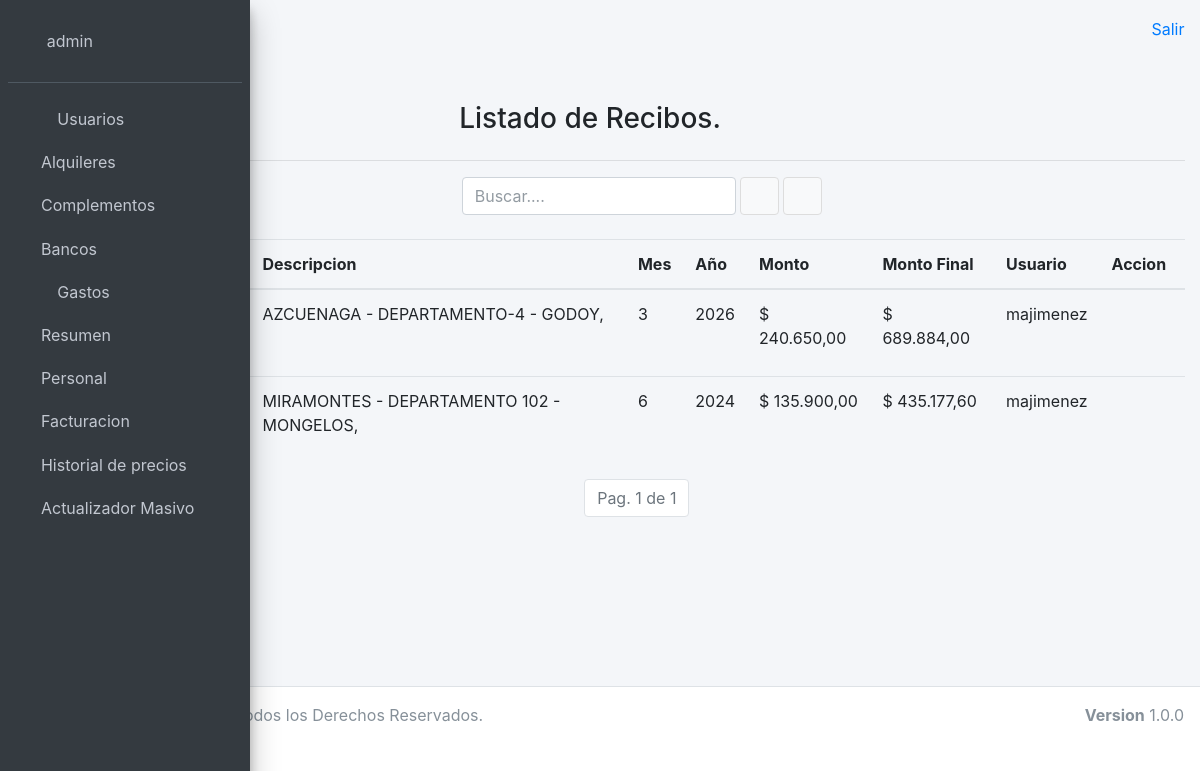
The app's page /alquileres/recibo/listado/ (signed in) with its own data.
### usuariosadm/models.py (models this page shows)
class UserAdm(AbstractUser):
    observacion = models.TextField(max_length=500, blank=True)

### alquileres/models.py (models this page shows, shortened)
class Recibo(models.Model):
    fecha = models.DateField(null=False, blank=False)
    departamento = models.ForeignKey(
        Departamento,
        on_delete=models.CASCADE,
        null=False,
        blank=False
    )
    mes = models.IntegerField(choices=MESES)
    anio = models.IntegerField(choices=ANIOS)
    monto_calculado = models.DecimalField(
        decimal_places=2,
        max_digits=10,
        null=True,
        blank=True
    )
    usuario = models.ForeignKey(UserAdm, on_delete=models.CASCADE)
    class Meta:
        verbose_name_plural = "Recibos"

class Departamento(models.Model):
    edificio = models.ForeignKey(
        Edificio,
        on_delete=models.CASCADE,
        null=False,
        blank=False
    )
    descripcion = models.CharField(max_length=250, unique=True)
    inquilinoapellido = models.CharField(max_length=150)
    inquilinonombre = models.CharField(max_length=150)
    inquilinodni = models.IntegerField()
    monto = models.DecimalField(
        max_digits=10,
        decimal_places=2,
        null=True,
        blank=False)
    usuario = models.ForeignKey(UserAdm, on_delete=models.CASCADE)
    class Meta:
        verbose_name_plural = "Detarpamentos"

class Edificio(models.Model):
    descripcion = models.CharField(max_length=250, unique=True)
    direccion = models.CharField(max_length=250, null=True, blank=True)
    dialimite = models.IntegerField(blank=False, null=False)
    interespordia = models.DecimalField(
        decimal_places=2,
        max_digits=10,
        blank=False, null=False)
    usuario = models.ForeignKey(UserAdm, on_delete=models.CASCADE)
    class Meta:
        verbose_name_plural = "Edificios"

### alquileres/views.py (the view)
# urls.py: path('recibo/listado/', listadorecibo, name='listadodepartamento'),
@login_required(login_url='/login')
def listadorecibo(request):
    if "txtBuscar" in request.GET:
        parametro = request.GET.get('txtBuscar')
        recibos = Recibo.objects.filter(
            Q(pk__icontains=parametro) |
            Q(departamento__descripcion__icontains=parametro)
        ).order_by('-fecha')
    else:
        recibos = Recibo.objects.all().order_by('-fecha')
    paginador = Paginator(recibos, 20)
    if "page" in request.GET:
        page = request.GET.get('page')
    else:
        page = 1
    resultados = paginador.get_page(page)
    return render(
        request,
        'alquileres/recibo_list.html',
        {
            'resultados': resultados
        })

### templates/alquileres/recibo_list.html (shortened to what this page needs)
{% extends 'base.html' %}
{% load humanize %}
{% block content %}
    <div class="container">
        <br>
        <div class="row">
            <div class="col-sm-4"></div>
            <div class="col-sm-4">
                <h3> Listado de Recibos. </h3>
            </div>
            <div class="col-sm-4"></div>
        </div>
        <hr>
        <form action="/alquileres/recibo/listado" method="GET">
            <div class="form-inline">
                <div class="col-8">
                    <input class="form-control" id="txtBuscar" name="txtBuscar" placeholder="Buscar....">
                    <button type="submit" class="btn btn-default" title="Buscar!">
                        <i class="fas fa-search"></i>
                    </button>
                    <button type="button" class="btn btn-default" title="Nuevo Recibo" onclick="location.href='/alquileres/recibo/nuevo'">
                        <i class="fas fa-plus"></i>
                    </button>
                </div>
            </div>
            <br>
            <table class="table table-hover">
                <thead>
                    <tr>
                        <th>Nro</th>
                        <th>Fecha</th>
                        <th>Descripcion</th>
			            <th>Mes</th>
			            <th>Año</th>
                        <th>Monto</th>
                        <th>Monto Final</th>
                        <th>Usuario</th>
                        <th>Accion</th>
                    </tr>
                </thead>
                <tbody>
                    {% for resultado in resultados %}
                    <tr>
                        <td>{{ resultado.pk }}  </td>
                        <td>{{ resultado.fecha| date:"d-m-Y" }}  </td>
                        <td>
                            {{ resultado.departamento.edificio.descripcion.upper }} -
                            {{ resultado.departamento.descripcion.upper }} -
                            {{ resultado.departamento.inquilinoapellido.upper }}, {{ resultado.departamento.inquinilinonombre.upper }}
                        </td>
			<td> {{resultado.mes}} </td>
			<td> {{resultado.anio}} </td>
                        <td>$ {{ resultado.departamento.monto | intcomma }}  </td>
                        <td>$ {{ resultado.monto_calculado | intcomma }}  </td>
                        <td>{{ resultado.usuario }}</td>
                        <td>
                            <button type="button" class="btn btn-link btn-sm" onclick="location.href='/alquileres/recibo/edit/' + {{ resultado.pk }}">
                                <i class="fas fa-pencil-alt"></i>
                            </button>
                            <button type="button" class="btn btn-link btn-sm" onclick="abrirVentanaNueva({{resultado.pk}})">
                                <i class="fas fa-print"></i>
                            </button>
                        </td>
                    </tr>
                    {% endfor %}
                </tbody>
            </table>
            <nav aria-label="Page navigation">
                <ul class="pagination justify-content-center">
                    <li class="page-item disabled">
                        <a class="page-link">
                            Pag. {{ resultados.number }} de {{ resultados.paginator.num_pages }}
                        </a>
                    </li>
                </ul>
            </nav>
        </form>
    </div>
{% endblock %}

### templates/base.html (shortened to what this page needs)
{% load static %}
<!DOCTYPE html>
<html>
<head>
  <link rel="stylesheet" href="{% static 'plugins/fontawesome-free/css/all.min.css'%}">
  <link rel="stylesheet" href="{% static 'dist/css/ionicons.min.css'%}">
  <link rel="stylesheet" href="{% static 'plugins/sweetalert2-theme-bootstrap-4/bootstrap-4.min.css'%}">
  <link rel="stylesheet" href="{% static 'plugins/icheck-bootstrap/icheck-bootstrap.min.css'%}">
  <link rel="stylesheet" href="{% static 'plugins/jqvmap/jqvmap.min.css'%}">
  <link rel="stylesheet" href="{% static 'dist/css/adminlte.min.css'%}">
  <link rel="stylesheet" href="{% static 'plugins/overlayScrollbars/css/OverlayScrollbars.min.css'%}">
  <link rel="stylesheet" href="{% static 'plugins/daterangepicker/daterangepicker.css'%}">
  <link rel="stylesheet" href="{% static 'plugins/summernote/summernote-bs4.css'%}">
  <link rel="stylesheet" href="{% static 'plugins/select2/css/select2.min.css'%}">
  <link rel="stylesheet" href="{% static 'plugins/fullcalendar/main.min.css' %}">
  <link rel="stylesheet" href="{% static 'plugins/fullcalendar-daygrid/main.min.css' %}">
  <link rel="stylesheet" href="{% static 'plugins/fullcalendar-timegrid/main.min.css' %}">
  <link rel="stylesheet" href="{% static 'plugins/fullcalendar-bootstrap/main.min.css' %}">
  <link rel="stylesheet" href="{% static 'plugins/jquery-ui/jquery-ui.min.css' %}">
  <link rel="stylesheet" href="{% static 'plugins/tempusdominus-bootstrap-4/css/tempusdominus-bootstrap-4.min.css'%}">
</head>
<body class="hold-transition sidebar-mini layout-fixed sidebar-collapse">
<div class="wrapper">
  <aside class="main-sidebar sidebar-dark-primary elevation-4">
    <div class="sidebar">
      <div class="user-panel mt-3 pb-3 mb-3 d-flex">
        <div class="image">
        </div>
        {% if user.is_authenticated %}
          <div class="info">
            <a class="nav-link" href="/user/changepassword" tabindex="-1" aria-disabled="true">{{ user.get_username }}</a>
          </div>
        {% endif %}
      </div>
      <nav class="mt-2">
        <ul class="nav nav-pills nav-sidebar flex-column" data-widget="treeview" role="menu" data-accordion="false">
        {% if user.is_superuser %}
          <li class="nav-item has-treeview">
            <a href="#" class="nav-link">
              <i class="nav-icon fas fa-user"></i>
              <p>
                Usuarios
                <i class="fas fa-angle-left right"></i>
              </p>
            </a>
          </li>
        {% endif %}
        <li class="nav-item has-treeview">
          <a href="#" class="nav-link">
            <i class="fas fa-hotel"></i>
            <p>
              Alquileres
              <i class="fas fa-angle-left right"></i>
            </p>
          </a>
        </li>
        <li class="nav-item has-treeview">
          <a href="#" class="nav-link">
            <i class="fas fa-cog"></i>
            <p>
              Complementos
              <i class="fas fa-angle-left right"></i>
            </p>
          </a>
        </li>
        <li class="nav-item has-treeview">
          <a href="/bancos/listado" class="nav-link">
            <i class="fas fa-piggy-bank"></i>
            <p>
              Bancos
            </p>
          </a>
        </li>
          <li class="nav-item has-treeview">
            <a href="#" class="nav-link">
              <i class="nav-icon fas fa-dollar-sign"></i>
              <p>
                Gastos
                <i class="fas fa-angle-left right"></i>
              </p>
            </a>
          </li>
          <li class="nav-item has-treeview">
            <a href="#" class="nav-link">
              <i class="far fa-file-alt"></i>
              <p>
                Resumen
                <i class="fas fa-angle-left right"></i>
              </p>
            </a>
          </li>
          <li class="nav-item has-treeview">
            <a href="#" class="nav-link">
              <i class="fas fa-user-tag"></i>
              <p>
                Personal
                <i class="fas fa-angle-left right"></i>
              </p>
            </a>
          </li>
          <li class="nav-item has-treeview">
            <a href="#" class="nav-link">
              <i class="fas fa-hand-holding-usd"></i>
              <p>
                Facturacion
                <i class="fas fa-angle-left right"></i>
              </p>
            </a>
          </li>
          <li class="nav-item has-treeview">
            <a href="/historial/precios" class="nav-link">
              <i class="fas fa-history"></i>
              <p>
                Historial de precios
              </p>
            </a>
          </li>
          <li class="nav-item has-treeview">
            <a href="/facturas/actualizadormasivo/" class="nav-link">
              <i class="fas fa-grip-vertical"></i>
              <p>
                Actualizador Masivo
              </p>
            </a>
          </li>
        </ul>
      </nav>
    </div>
  </aside>
  <div class="content-wrapper">
    <div class="content-header">
      <div class="container-fluid">
        <div class="row mb-2">
          <div class="col-sm-6">
              <a class="nav-link" data-widget="pushmenu" href="#"></a>
          </div>
          <div class="col-sm-6">
            <ol class="breadcrumb float-sm-right">
              <a class="breadcrumb-item" href="/salir">Salir</a>
            </ol>
          </div>
        </div>
      </div>
    </div>
    <section class="content">
      <div class="container-fluid">
        <div class="row">
          {%block content %}
          {% endblock %}
        </div>
      </div>
    </section>
  </div>
  <footer class="main-footer">
    <strong>Copyright &copy; 2023 </strong>
    Todos los Derechos Reservados.
    <div class="float-right d-none d-sm-inline-block">
      <b>Version</b> 1.0.0
    </div>
  </footer>
</div>
</body>
</html>

### records on screen
UserAdm: get_username "admin"
Recibo: departamento.edificio.descripcion "AZCUENAGA", departamento.descripcion "DEPARTAMENTO-4", departamento.inquilinoapellido "GODOY", mes "3", anio "2026", departamento.monto "240.650,00", monto_calculado "689.884,00", usuario "majimenez"
Recibo: departamento.edificio.descripcion "MIRAMONTES", departamento.descripcion "DEPARTAMENTO 102", departamento.inquilinoapellido "MONGELOS", mes "6", anio "2024", departamento.monto "135.900,00", monto_calculado "435.177,60", usuario "majimenez"

### other values on screen
{{ resultados.number }} "1"
{{ resultados.paginator.num_pages }} "1"
